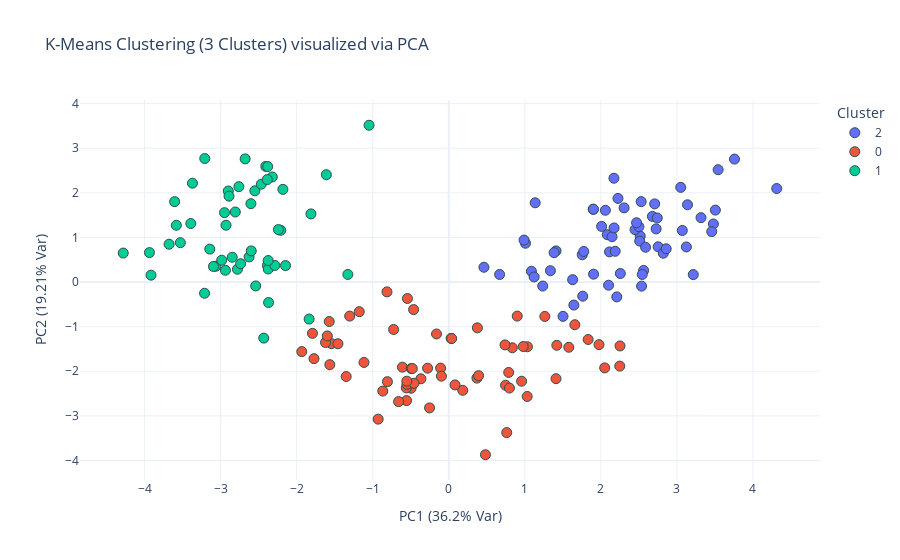

The notebook cell this image was saved under:
### Code cell
import pandas as pd
import plotly.express as px
from sklearn.datasets import load_wine
from sklearn.preprocessing import StandardScaler
from sklearn.cluster import KMeans
from sklearn.decomposition import PCA

# 1. Load Example Data (Wine Dataset)
data = load_wine()
df = pd.DataFrame(data.data, columns=data.feature_names)

# 2. Standardize the data (Crucial for PCA and KMeans)
scaler = StandardScaler()
X_scaled = scaler.fit_transform(df)

# 3. Apply PCA (Reduce to 2 dimensions for 2D visualization)
pca = PCA(n_components=2)
pca_features = pca.fit_transform(X_scaled)

# Create a DataFrame for PCA results
pca_df = pd.DataFrame(data=pca_features, columns=['PC1', 'PC2'])
pca_df['mytext'] = 'mytext'

# 4. Perform K-Means Clustering
# We'll use 3 clusters as there are 3 types of wine in the dataset
kmeans = KMeans(n_clusters=3, random_state=42, n_init=10)
kmeans.fit(X_scaled) # Fitting on scaled data is better than just PCA components
pca_df['Cluster'] = kmeans.labels_.astype(str) # Convert to string for discrete color mapping

# 5. 2D Visualization using Plotly
fig = px.scatter(
    pca_df, 
    x='PC1', 
    y='PC2', 
    color='Cluster',
    title='K-Means Clustering (3 Clusters) visualized via PCA',
    labels={'PC1': f'PC1 ({round(pca.explained_variance_ratio_[0]*100, 2)}% Var)',
            'PC2': f'PC2 ({round(pca.explained_variance_ratio_[1]*100, 2)}% Var)'},
    hover_data=['mytext'],
    color_discrete_sequence=px.colors.qualitative.Plotly
)

# Customize look
fig.update_traces(marker=dict(size=10, line=dict(width=1, color='DarkSlateGrey')))
fig.update_layout(template='plotly_white')
fig.show()

### Figure 1 — Plotly figure (JSON) as saved in the notebook; plotly's stock layout.template omitted (floating-point values rounded to 4 significant figures)
{"data": [{"customdata": [["mytext"], ["mytext"], ["mytext"], ["mytext"], ["mytext"], ["mytext"], ["mytext"], ["mytext"], ["mytext"], ["mytext"], ["mytext"], ["mytext"], ["mytext"], ["mytext"], ["mytext"], ["mytext"], ["mytext"], ["mytext"], ["mytext"], ["mytext"], ["mytext"], ["mytext"], ["mytext"], ["mytext"], ["mytext"], ["mytext"], ["mytext"], ["mytext"], ["mytext"], ["mytext"], ["mytext"], ["mytext"], ["mytext"], ["mytext"], ["mytext"], ["mytext"], ["mytext"], ["mytext"], ["mytext"], ["mytext"], ["mytext"], ["mytext"], ["mytext"], ["mytext"], ["mytext"], ["mytext"], ["mytext"], ["mytext"], ["mytext"], ["mytext"], ["mytext"], ["mytext"], ["mytext"], ["mytext"], ["mytext"], ["mytext"], ["mytext"], ["mytext"], ["mytext"], ["mytext"], ["mytext"], ["mytext"]], "hovertemplate": "Cluster=2<br>PC1 (36.2% Var)=%{x}<br>PC2 (19.21% Var)=%{y}<br>mytext=%{customdata[0]}<extra></extra>", "legendgroup": "2", "marker": {"color": "#636EFA", "line": {"color": "DarkSlateGrey", "width": 1}, "size": 10, "symbol": "circle"}, "mode": "markers", "name": "2", "orientation": "v", "showlegend": true, "type": "scatter", "x": [3.317, 2.209, 2.517, 3.757, 1.009, 3.05, 2.449, 2.059, 2.511, 2.754, 3.48, 1.755, 2.113, 3.458, 4.313, 2.305, 2.172, 1.899, 3.542, 2.085, 3.124, 1.087, 2.535, 1.645, 1.762, 0.9901, 1.775, 1.235, 2.188, 2.256, 2.5, 2.677, 1.629, 1.903, 1.41, 1.904, 1.385, 1.122, 1.502, 2.53, 2.588, 0.6685, 3.071, 0.4622, 2.101, 1.136, 2.727, 2.821, 2.01, 2.707, 3.215, 2.859, 3.506, 2.225, 2.147, 2.469, 2.742, 2.174, 3.139, 2.562, 2.544, 1.336], "xaxis": "x", "y": [1.443, -0.3334, 1.031, 2.756, 0.8698, 2.122, 1.175, 1.609, 0.9181, 0.7894, 1.302, 0.612, 0.6757, 1.131, 2.096, 1.663, 2.327, 1.631, 2.518, 1.061, 0.7869, 0.2417, -0.09184, -0.5163, -0.3171, 0.9407, 0.6862, -0.08981, 0.6896, 0.1915, 1.241, 1.472, 0.0527, 1.633, 0.6979, 0.1767, 0.6586, 0.1141, -0.7694, 1.803, 0.7796, 0.17, 1.156, 0.3307, -0.07101, 1.777, 1.191, 0.6463, 1.247, 1.752, 0.167, 0.7453, 1.613, 1.875, 1.017, 1.329, 1.437, 1.212, 1.732, 0.2602, 0.1693, 0.2533], "yaxis": "y"}, {"customdata": [["mytext"], ["mytext"], ["mytext"], ["mytext"], ["mytext"], ["mytext"], ["mytext"], ["mytext"], ["mytext"], ["mytext"], ["mytext"], ["mytext"], ["mytext"], ["mytext"], ["mytext"], ["mytext"], ["mytext"], ["mytext"], ["mytext"], ["mytext"], ["mytext"], ["mytext"], ["mytext"], ["mytext"], ["mytext"], ["mytext"], ["mytext"], ["mytext"], ["mytext"], ["mytext"], ["mytext"], ["mytext"], ["mytext"], ["mytext"], ["mytext"], ["mytext"], ["mytext"], ["mytext"], ["mytext"], ["mytext"], ["mytext"], ["mytext"], ["mytext"], ["mytext"], ["mytext"], ["mytext"], ["mytext"], ["mytext"], ["mytext"], ["mytext"], ["mytext"], ["mytext"], ["mytext"], ["mytext"], ["mytext"], ["mytext"], ["mytext"], ["mytext"], ["mytext"], ["mytext"], ["mytext"], ["mytext"], ["mytext"], ["mytext"], ["mytext"]], "hovertemplate": "Cluster=0<br>PC1 (36.2% Var)=%{x}<br>PC2 (19.21% Var)=%{y}<br>mytext=%{customdata[0]}<extra></extra>", "legendgroup": "0", "marker": {"color": "#EF553B", "line": {"color": "DarkSlateGrey", "width": 1}, "size": 10, "symbol": "circle"}, "mode": "markers", "name": "0", "orientation": "v", "showlegend": true, "type": "scatter", "x": [-0.9286, -1.542, 0.03061, 2.05, -0.6097, 0.9002, 2.249, 0.1834, -0.8128, 1.976, -1.572, 1.658, -0.7254, 1.833, -0.868, 0.37, -1.457, 1.263, 0.3762, 0.7621, 1.035, -0.4949, 0.8353, 0.7879, -0.8068, -0.558, -1.115, -0.5557, -1.349, -1.564, -1.933, 0.7467, 0.9575, -0.544, 1.031, 2.252, 1.41, 0.7977, -0.5495, -0.1612, -0.6598, 0.3924, -1.772, -0.3663, -1.621, 0.08254, 1.578, 1.421, -0.2787, -1.303, -0.4571, -0.4942, 0.4821, -0.2529, -0.1072, -0.5511, 0.7396, -1.177, -0.4623, 0.9785, -0.09681, 0.03849, -1.597, -0.4796, -1.793], "xaxis": "x", "y": [-3.073, -1.381, -1.263, -1.925, -1.908, -0.7639, -1.885, -2.427, -0.2205, -1.403, -0.885, -0.9567, -1.064, -1.288, -2.444, -2.154, -1.383, -0.7708, -1.027, -3.375, -1.451, -2.381, -1.474, -2.027, -2.234, -2.373, -1.802, -2.658, -2.118, -1.852, -1.559, -2.313, -2.224, -0.3689, -2.566, -1.433, -2.166, -2.377, -2.293, -1.164, -2.68, -2.099, -1.717, -2.169, -1.356, -2.306, -1.462, -1.418, -1.931, -0.7632, -2.269, -1.939, -3.872, -2.821, -1.929, -2.222, -1.409, -0.664, -0.6183, -1.446, -2.11, -1.267, -1.208, -1.939, -1.15], "yaxis": "y"}, {"customdata": [["mytext"], ["mytext"], ["mytext"], ["mytext"], ["mytext"], ["mytext"], ["mytext"], ["mytext"], ["mytext"], ["mytext"], ["mytext"], ["mytext"], ["mytext"], ["mytext"], ["mytext"], ["mytext"], ["mytext"], ["mytext"], ["mytext"], ["mytext"], ["mytext"], ["mytext"], ["mytext"], ["mytext"], ["mytext"], ["mytext"], ["mytext"], ["mytext"], ["mytext"], ["mytext"], ["mytext"], ["mytext"], ["mytext"], ["mytext"], ["mytext"], ["mytext"], ["mytext"], ["mytext"], ["mytext"], ["mytext"], ["mytext"], ["mytext"], ["mytext"], ["mytext"], ["mytext"], ["mytext"], ["mytext"], ["mytext"], ["mytext"], ["mytext"], ["mytext"]], "hovertemplate": "Cluster=1<br>PC1 (36.2% Var)=%{x}<br>PC2 (19.21% Var)=%{y}<br>mytext=%{customdata[0]}<extra></extra>", "legendgroup": "1", "marker": {"color": "#00CC96", "line": {"color": "DarkSlateGrey", "width": 1}, "size": 10, "symbol": "circle"}, "mode": "markers", "name": "1", "orientation": "v", "showlegend": true, "type": "scatter", "x": [-1.836, -2.539, -2.433, -1.327, -2.385, -2.937, -2.147, -2.37, -3.064, -3.916, -3.936, -3.094, -2.374, -2.779, -2.287, -2.986, -2.375, -2.21, -2.626, -4.281, -3.583, -2.807, -2.9, -2.321, -2.55, -1.813, -2.76, -2.737, -3.605, -2.89, -3.392, -1.048, -1.61, -3.143, -2.24, -2.848, -2.597, -2.949, -3.53, -2.406, -2.929, -2.181, -2.381, -3.212, -3.678, -2.466, -3.371, -2.602, -2.678, -2.387, -3.209], "xaxis": "x", "y": [-0.83, -0.08744, -1.257, 0.1704, 0.3746, 0.2639, 0.3683, -0.4596, 0.3534, 0.1546, 0.6597, 0.3488, 0.292, 0.2868, 0.3725, 0.4892, 0.4823, 1.16, 0.5632, 0.6497, 1.273, 1.571, 2.041, 2.356, 2.045, 1.528, 2.139, 0.4099, 1.802, 1.925, 1.312, 3.515, 2.407, 0.7382, 1.175, 0.556, 0.698, 1.555, 0.8825, 2.592, 1.274, 2.078, 2.589, -0.2512, 0.8477, 2.194, 2.216, 1.757, 2.761, 2.297, 2.769], "yaxis": "y"}], "layout": {"legend": {"title": {"text": "Cluster"}, "tracegroupgap": 0}, "title": {"text": "K-Means Clustering (3 Clusters) visualized via PCA"}, "xaxis": {"anchor": "y", "domain": [0, 1], "title": {"text": "PC1 (36.2% Var)"}}, "yaxis": {"anchor": "x", "domain": [0, 1], "title": {"text": "PC2 (19.21% Var)"}}}}
